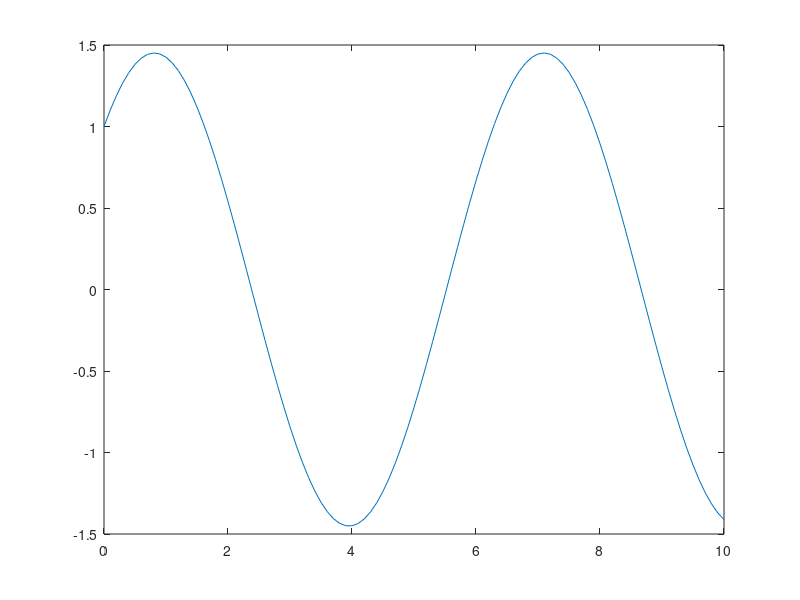

Source code (MATLAB): (Note: this script raises an error after producing the figure.)
clear all;
close all;
clc;

h=0.1;
x=0:h:10;
y=zeros(1,length(x));
len=length(x);
y(1)=1;

for i=2:len
    y(i)=y(i-1) + h*( ( -y(i-1) + 2*cos(x(i-1)) ) ) ;
end

plot(x,y);
y1=func10(x);
hold on;
plot(x,y1);
title('h=0.1');
legend('Taylor First order','Analytical Solution');

figure();
plot(x,y-y1);
title('error for h=0.1');